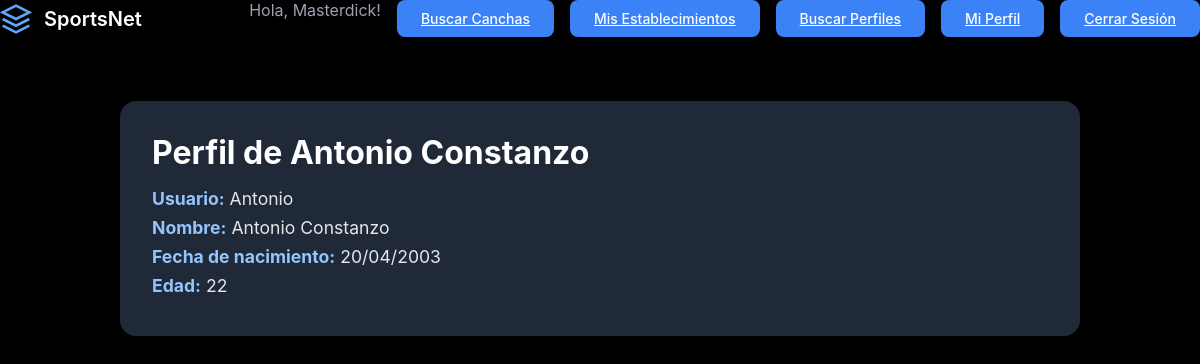
The app's page /perfil/2/ (signed in) with its own data.
### cuentas/models.py (models this page shows, shortened)
class Usuario (AbstractUser):
    telefono = models.CharField(max_length=20, blank=True, null=True)
    fecha_nacimiento = models.DateField(null=True, blank=True)
    def edad(self):
        if self.fecha_nacimiento:
            hoy = date.today()
            edad = hoy.year - self.fecha_nacimiento.year
            if (hoy.month, hoy.day) < (self.fecha_nacimiento.month, self.fecha_nacimiento.day):
                edad -= 1
            return edad
        return 0

### cuentas/views.py (the view)
# urls.py: path("perfil/<int:id>/", views.ver_perfil_publico, name="ver_perfil_publico"),  # Vista para ver el perfil público de otro usuario
@login_required
def ver_perfil_publico(request, id):
    usuario = get_object_or_404(Usuario, id=id)
    return render(request, "ver_perfil_publico.html", {"usuario": usuario})

### cuentas/templates/ver_perfil_publico.html (shortened to what this page needs)
{% extends "base.html" %}
{% block contenido %}
<div class="profile-container">
    <h1 class="profile-title">Perfil de {{ usuario.first_name }} {{ usuario.last_name }}</h1>
    <div class="profile-section">
        <p>
            <span class="profile-label">Usuario:</span>
            {{ usuario.username }}
        </p>
        <p>
            <span class="profile-label">Nombre:</span>
            {{ usuario.first_name }} {{ usuario.last_name }}
        </p>
        <p>
            <span class="profile-label">Fecha de nacimiento:</span>
            {{ usuario.fecha_nacimiento|date:"d/m/Y" }}
        </p>
        <p>
            <span class="profile-label">Edad:</span>
            {{ usuario.edad}}
    </div>
</div>
{% endblock %}

### cuentas/templates/base.html (shortened to what this page needs)
{% load static %}
<!DOCTYPE html>
<html lang="es">
<head>
    {% load static %}
<link rel="stylesheet" href="{% static 'style.css' %}">
</head>
<body>
    <header class="header">
        <div class="logo">
            <a href="{% url 'cuentas:home' %}" style="display: flex; align-items: center; gap: 0.75rem; text-decoration: none;">
                <svg class="logo-icon" viewBox="0 0 24 24" fill="none" stroke="currentColor" stroke-width="2">
                    <path d="M12 2L2 7l10 5 10-5-10-5zM2 17l10 5 10-5M2 12l10 5 10-5"/>
                </svg>
                <span class="logo-text">SportsNet</span>
            </a>
        </div>
        <nav class="nav">
            {% if user.is_authenticated %}
                <span style="color: #9ca3af;">Hola, {{ user.get_username }}!  </span>
        {% endif %}
            <a href="{% url 'establecimientos:buscar' %}" class="nav-button">Buscar Canchas</a>
            {% if user.is_authenticated %}
                {% if user.perfil_dueno %}
                    <a href="{% url 'cuentas:SportsNet_dueno' %}" class="nav-button">Mis Establecimientos</a>
                    <a href="{% url 'cuentas:buscar_perfiles' %}" class="nav-button">Buscar Perfiles</a>
                {% elif user.perfil_cliente %}
                    <a href="{% url 'cuentas:buscar_perfiles' %}" class="nav-button">Buscar Perfiles</a>
                    <a href="{% url 'cuentas:SportsNet_cliente' %}" class="nav-button">Mis Reservas</a>
                {% endif %}
                <a href="{% url 'cuentas:perfil_usuario' %}" class="nav-button">Mi Perfil</a>
                <a href="{% url 'cuentas:cerrar_sesion' %}" class="nav-button">Cerrar Sesión</a>
            {% else %}
                <a href="{% url 'cuentas:login_cuenta' %}" class="nav-button">Iniciar Sesión</a>
                <a href="{% url 'cuentas:registro' %}" class="nav-button">Registrarse</a>
            {% endif %}
        </nav>
    </header>
    <main>
        {% block contenido %}
        {% endblock %}
    </main>
</body>
</html>

### cuentas/static/style.css (style rules this page uses)
* { margin: 0; padding: 0; box-sizing: border-box; }
body { font-family: -apple-system, BlinkMacSystemFont, 'Segoe UI', Roboto, 'Helvetica Neue', Arial, sans-serif; background-color: #000000; color: #ffffff; min-height: 100vh; }
.header { display: flex; justify-content: space-between; align-items: center; margin-bottom: 4rem; }
.logo { display: flex; align-items: center; gap: 0.75rem; }
.logo-icon { width: 2rem; height: 2rem; color: #60a5fa; }
.logo-text { font-size: 1.25rem; font-weight: 600; color: #ffffff; }
.nav { display: flex; gap: 1rem; }
.nav-button { padding: 0.625rem 1.5rem; background-color: #3b82f6; color: #ffffff; border: none; border-radius: 0.5rem; font-size: 0.875rem; font-weight: 500; cursor: pointer; transition: background-color 0.3s ease; }

### cuentas/templates/ver_perfil_publico.html (style rules this page uses)
.profile-container { width: 80%; margin: 2rem auto; background: #1f2937; padding: 2rem; border-radius: 1rem; box-shadow: 0 0 10px #0005; color: #e5e7eb; }
.profile-title { font-size: 2rem; font-weight: bold; color: #fff; margin-bottom: 1rem; }
.profile-section p { margin: 0.5rem 0; font-size: 1.1rem; }
.profile-label { font-weight: bold; color: #93c5fd; }

### records on screen
Usuario: get_username "Masterdick"
Usuario: first_name "Antonio", last_name "Constanzo", username "Antonio", fecha_nacimiento "20/04/2003", edad "22"
